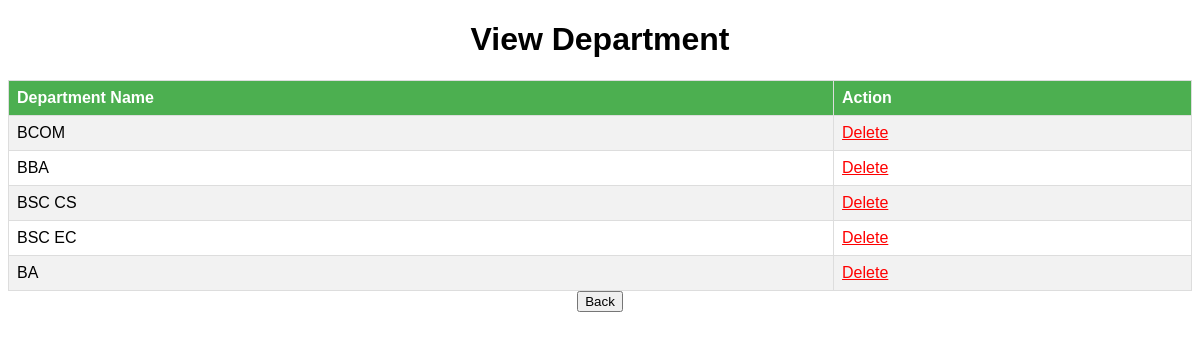
The app's page /dep_view/ with its own data.
### Home/models.py (models this page shows, shortened)
class Department(models.Model):
    Department_name=models.CharField(max_length=50)

### Home/views.py (the view)
# urls.py: path('dep_view/',views.dep_view),
def dep_view(request):
    depnames=Department.objects.all()
    return render(request,'department_view.html',{'depnames':depnames})

### Home/templates/department_view.html (shortened to what this page needs)
<!DOCTYPE html>
<html lang="en">
  <head>
  </head>
  <body>
    <h1>View Department</h1>
    <table>
      <tr>
        <th>Department Name</th>
        <th>Action</th>
      </tr>
      {% for i in depnames %}
      <tr>
        <td>{{i.Department_name}}</td>
        <td><a href="/dep_del/{{i.id}}" style="color: red">Delete</a></td>
      </tr>
      {% endfor %}
    </table>
    <a href="/home/" style="margin-top: 20px"><button>Back</button></a>
  </body>
</html>

### Home/templates/department_view.html (style rules this page uses)
body { text-align: center; font-family: Arial, sans-serif; }
h1 { text-align: center; }
table { width: 100%; border-collapse: collapse; margin-top: 20px; }
th, td { border: 1px solid #ddd; padding: 8px; text-align: left; }
tr:nth-child(even) { background-color: #f2f2f2; }
th { background-color: #4caf50; color: white; }

### records on screen
Department: Department_name "BCOM"
Department: Department_name "BBA"
Department: Department_name "BSC CS"
Department: Department_name "BSC EC"
Department: Department_name "BA"
